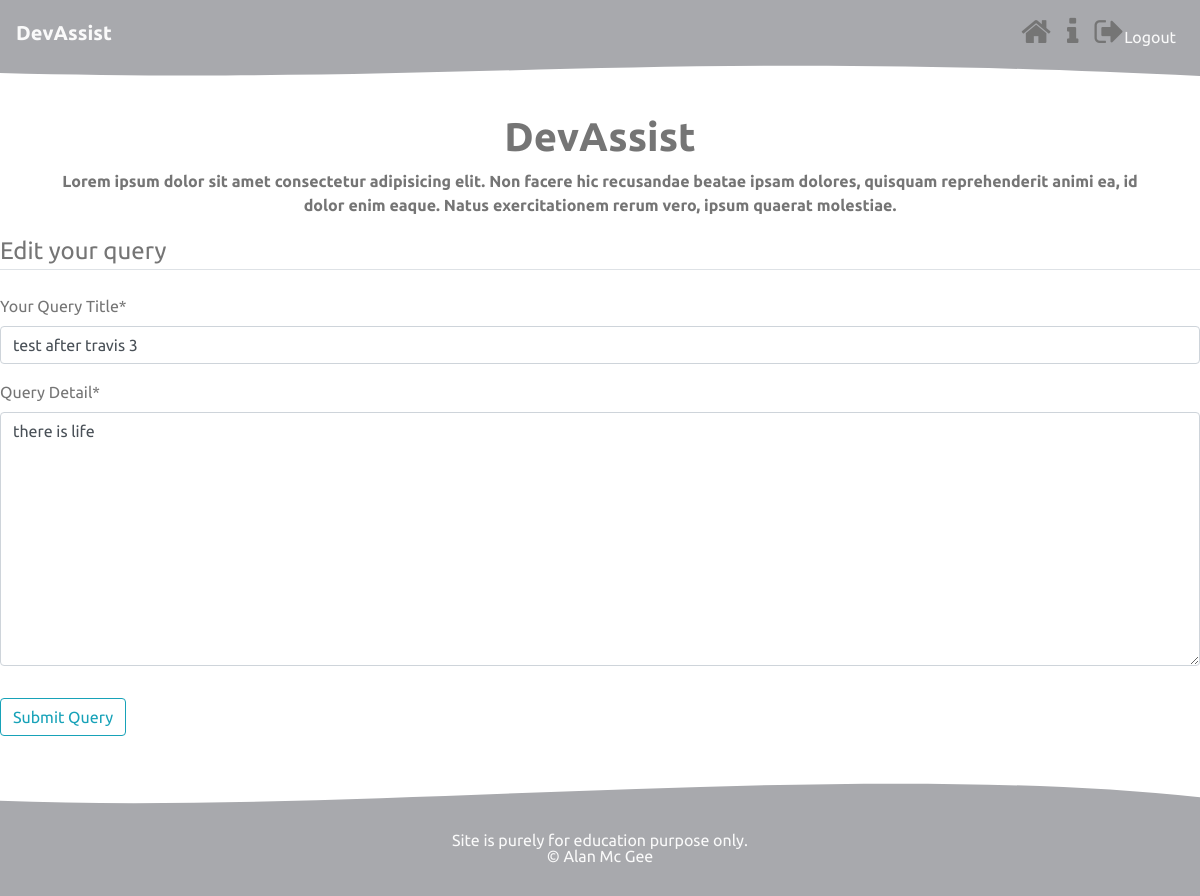
/community/query/15/edit/ (signed in), run on an earlier commit of the app's database.
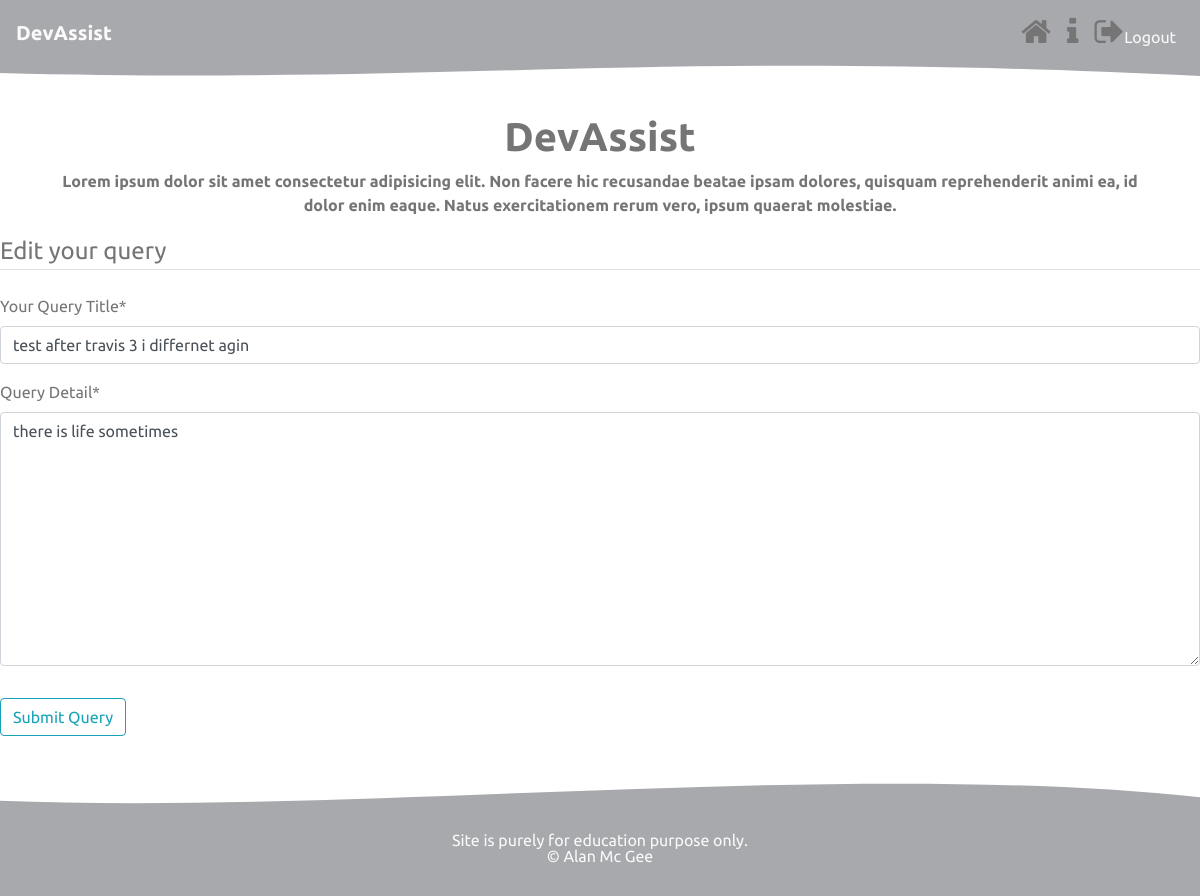
And on a later commit of the database.
### forum/models.py (models this page shows, shortened)
class Post(models.Model):
    title = models.CharField(max_length=100)
    content = models.TextField()
    date_posted = models.DateTimeField(default=timezone.now)
    author = models.ForeignKey(User, on_delete=models.CASCADE) # cascade -  when user is deleted remove all posts
    class Meta:
        ordering = ("-date_posted", )

### forum/views.py (the view)
# urls.py: path('query/<int:pk>/edit/', views.edit_query, name='post-edit'),
@login_required
def edit_query(request, pk):
    query = get_object_or_404(Post, pk=pk)
    logged_user = request.user.id
    author = query.author.id
    if logged_user is not author:
        messages.warning(request, f'you do not own this post')
        return redirect('posts')
    if request.method == "POST":
        query_form = QueryForm(request.POST, instance=query)
        if query_form.is_valid():
            query_form.save()
            messages.success(
                request, f"You have successfully changed your query")
            return redirect(query_detail, query.pk)
    else:
        query_form = QueryForm(instance=query)
    context = {
        "form": query_form,
    }
    return render(request, "forum/edit_form.html", context)

### forum/forms.py
class QueryForm(forms.ModelForm):
    title = forms.CharField(
        label="Your Query Title",
        min_length=3,
        max_length=80,
        widget=forms.TextInput(),
        required=True)
    content = forms.CharField(
        label="Query Detail",
        min_length=10,
        max_length=1500,
        widget=forms.Textarea(),
        required=True)
    class Meta:
        model = Post
        fields = ["title", "content"]

### forum/templates/forum/edit_form.html (shortened to what this page needs)
{% extends "base.html" %}
{% load crispy_forms_tags %}
{% block content %}
    <div class="content-section">
        <form method="POST">
            <fieldset class="form-group">
                <legend class="border-bottom mb-4">Edit your query</legend>
                {{ form|crispy }}
            </fieldset>
            <div class="form-group">
                <button class="btn btn-outline-info" type="submit">Submit Query</button>
            </div>
        </form>
    </div>
{% endblock content %}

What changed in the data, as far as the page shows it:
changed Post: title "test after travis 3" → "test after travis 3 i differnet agin"; content "there is life" → "there is life sometimes"
